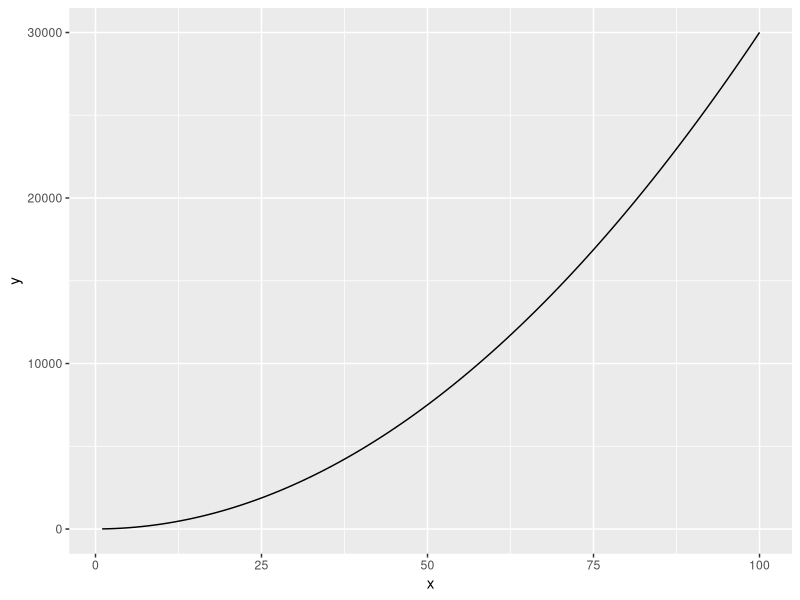
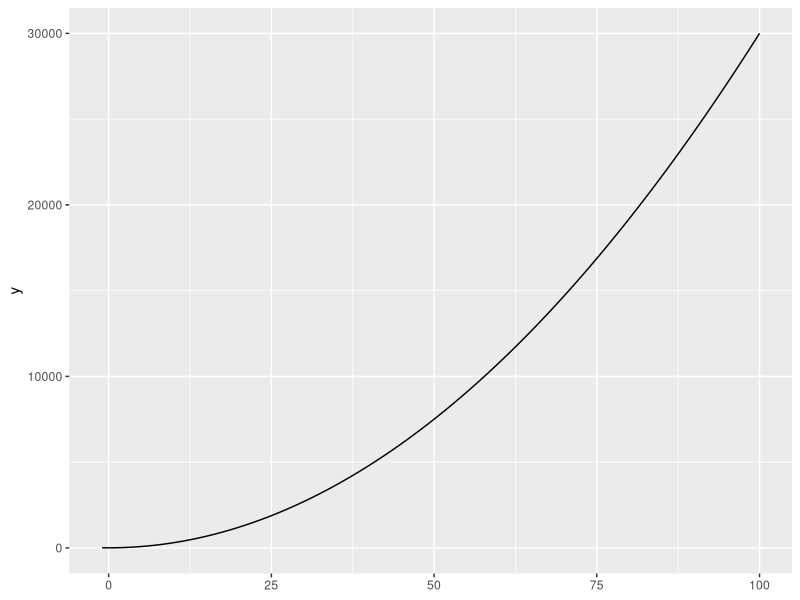
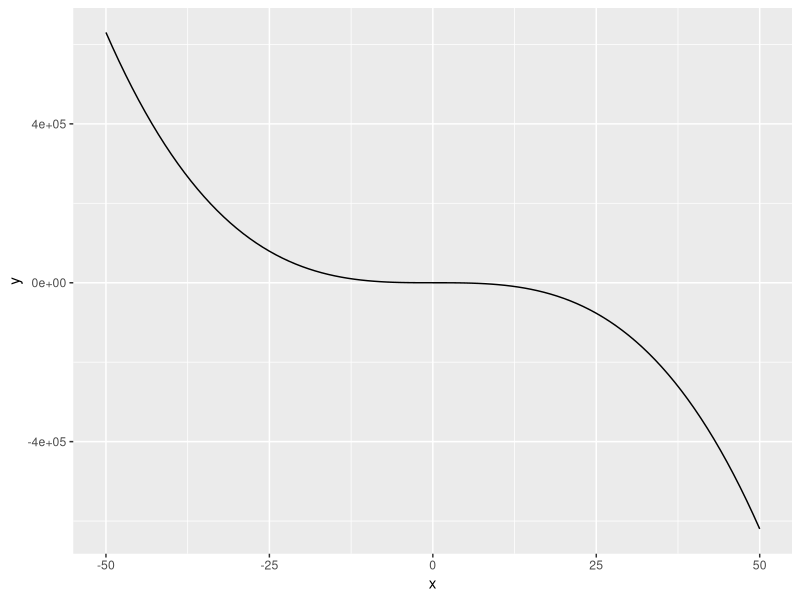
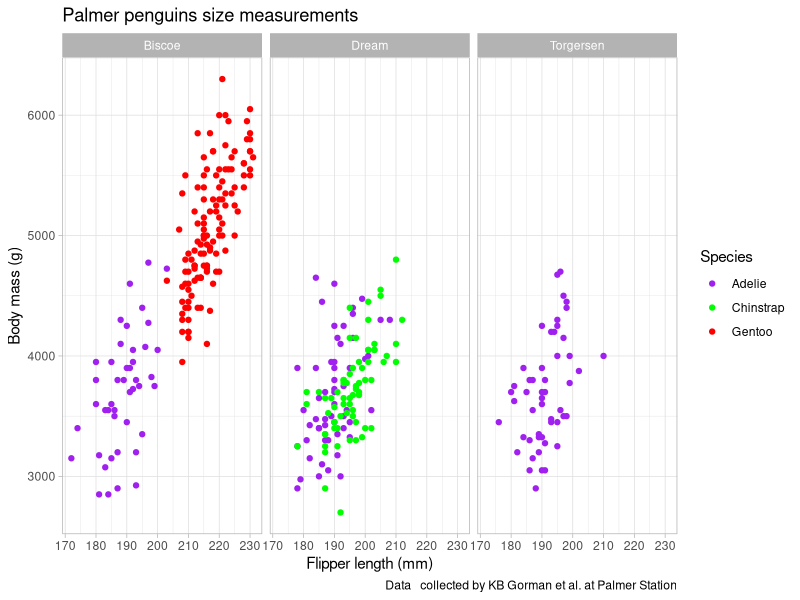

These figures' R source, in order:
## ---- chunk 1
knitr::opts_chunk$set(echo = TRUE)
library(tidyverse)
library(palmerpenguins)
## ---- chunk 2

eq <- function(x) {
  
  3 * x ^ 2 + 4
  
}

# Use stat_function()

ggplot(data.frame(x = c(1,100)), aes(x = x)) + stat_function(fun = eq)

ggplot(data=NULL)+ stat_function(fun = eq) + xlim(min = -1, max = 100)

## ---- chunk 3

eq2 <- function(x) {
  
  2.4- (5 * x ^ 3) + (2.1 * x ^ 2)
  
}

# Use stat_function()

ggplot(data.frame(x = c(-50,50)), aes(x = x)) + stat_function(fun = eq2)


## ---- chunk 4

ggplot(data = penguins, aes(x = flipper_length_mm, y = body_mass_g)) + 
  geom_point(aes(color = species)) + 
  scale_color_manual(values = c("purple", "green","red")) +
  labs(x = "Flipper length (mm)", y = "Body mass (g)", 
       title = "Palmer penguins size measurements", 
       caption = "Data   collected by KB Gorman et al. at Palmer Station", color = "Species") + 
  facet_wrap(~island) +
  theme_light()

